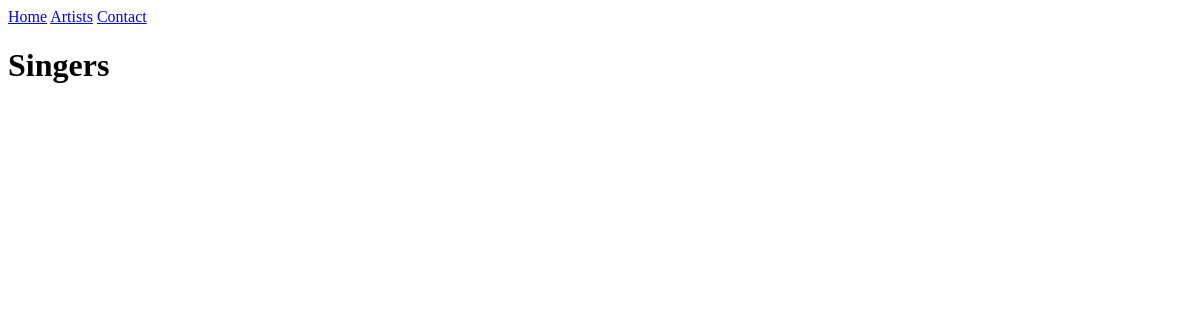
Page /artists/ on the earlier database version.
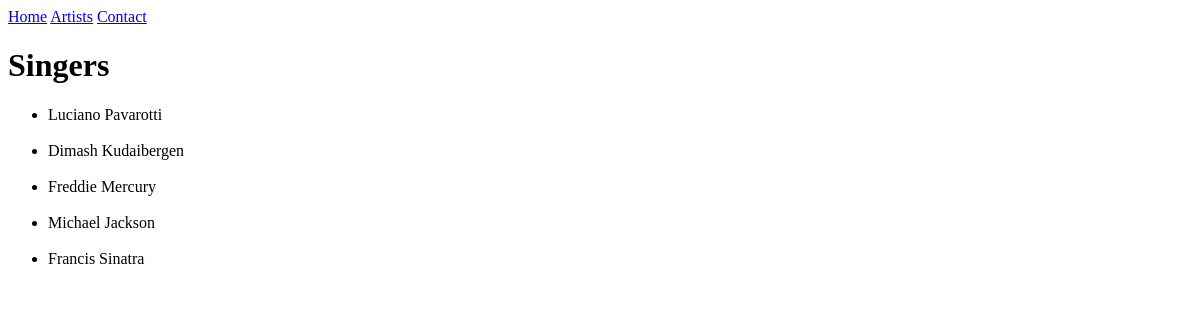
Same page on the later database version.
### artists/models.py (models this page shows, shortened)
class Artist(models.Model):
    name = models.CharField(max_length=30)
    description = models.TextField()
    type=models.ForeignKey(ArtistType, on_delete=models.SET_NULL, null=True)

### artists/views.py (the view)
# urls.py: path("", views.home, name="artists-home"),
def home(request):
    data = {'songs': Artist.objects.all()}
    return render(request, 'home.html', data)

### artists/templates/home.html
{% extends "base.html" %}
{% block header %} Singers  {% endblock header %}
{% block content %}
<ul>
{% for song in songs %}
<li>{{ song.name}}</li><br>
{% endfor %}
</ul>
{% endblock content %}

### artists/templates/base.html (shortened to what this page needs)
{% load static %}
<!DOCTYPE html>
<html lang="en">
<head>
</head>
<body>
    <header>
        <nav>
            <a href="{% url 'artists-home' %}">Home</a>
            <a href="{% url 'artists-song' %}">Artists</a>
            <a href="{% url 'artists-contact' %}">Contact</a>
        </nav>
        <h1>{% block header %}{% endblock header %}</h1>
    </header>
    <main>{% block content %}{% endblock content %}</main>
</body>
</html>

Differences in the rows shown:
added Artist: name "Luciano Pavarotti"
added Artist: name "Dimash Kudaibergen"
added Artist: name "Freddie Mercury"
added Artist: name "Michael Jackson"
added Artist: name "Francis Sinatra"
